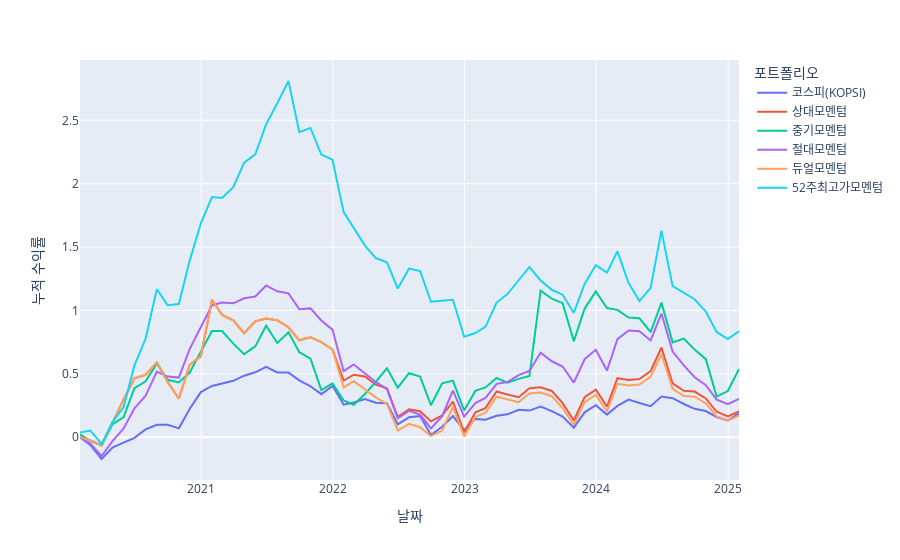

The notebook cell saved with this chart:
### Code cell
# cumulative return curve
# 누적 수익률 계산하기
benchmark_cum_returns = (kospi_returns + 1).cumprod() - 1
relative_cum_returns = (relative_returns + 1).cumprod() - 1
intermediate_cum_returns = (intermediate_returns + 1).cumprod() - 1
absolute_cum_returns = (absolute_returns + 1).cumprod() - 1
dual_cum_returns = (dual_returns + 1).cumprod() - 1
wh52_cum_returns = (wh52_returns + 1).cumprod() - 1

# 자산 정보 결합하기
cum_returns = pd.concat([benchmark_cum_returns, relative_cum_returns, intermediate_cum_returns,
                         absolute_cum_returns, dual_cum_returns, wh52_cum_returns], axis=1)
cum_returns.columns = ["코스피(KOPSI)", "상대모멘텀", "중기모멘텀", "절대모멘텀",
                      "듀얼모멘텀", "52주최고가모멘텀"]

# 자산 변화 시각화하기
fig = px.line(data_frame=cum_returns)

# x축, y축 레이블 설정
fig.update_xaxes(title_text='날짜')
fig.update_yaxes(title_text='누적 수익률')

# 범례 제목 설정
fig.update_layout(legend_title_text='포트폴리오') 

fig.show()
